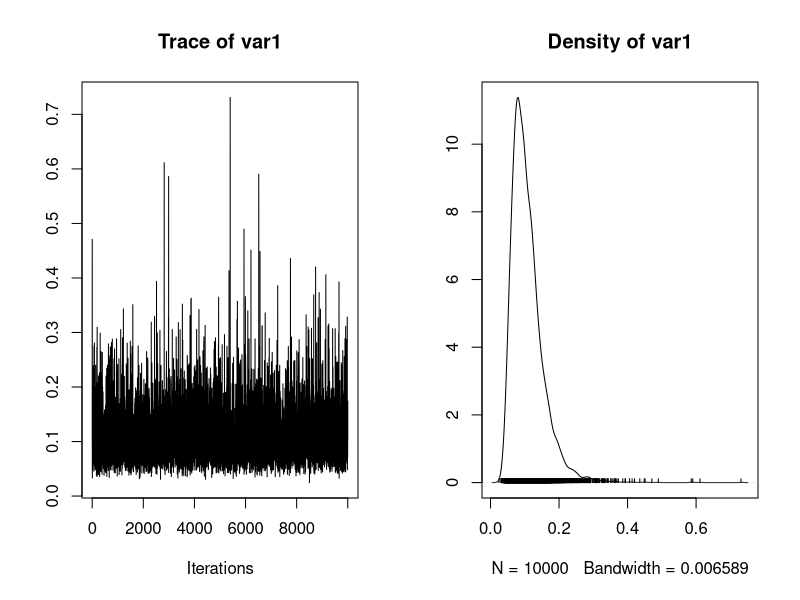

Here is the R script that generated this plot:
## ---- chunk 1
"N" <- 21
"r" <- c(10, 23, 23, 26, 17, 5, 53, 55, 32, 46, 10, 8, 10, 8, 23, 0, 3, 22, 15, 32, 3)
"n" <- c(39, 62, 81, 51, 39, 6, 74, 72, 51, 79, 13, 16, 30, 28, 45,  4, 12, 41, 30, 51, 7)
"x1" <- c(0, 0, 0, 0, 0, 0, 0, 0, 0, 0, 0, 1, 1, 1, 1, 1, 1, 1, 1, 1, 1)
"x2" <- c(0, 0, 0, 0, 0, 1, 1, 1, 1, 1, 1, 0, 0, 0, 0, 0, 1, 1, 1, 1, 1)
## ---- chunk 2
init_alpha0 <- 0
init_alpha1 <- 0
init_alpha2 <- 0
init_alpha12 <- 0
init_sigma <- 1/10
init_b <- c(0, 0, 0, 0, 0, 0, 0, 0, 0, 0, 0, 0, 0, 0, 0, 0, 0, 0, 0, 0, 0)
## ---- chunk 3
library(boot)
library(coda)
## ---- chunk 4
seeds <- function(nchain, init_alpha0, init_alpha1, init_alpha2, init_alpha12, init_sigma, init_b, prop_sd, x1, x2, N)
{
  
  alpha0 <- init_alpha0
  alpha1 <- init_alpha1
  alpha2 <- init_alpha2
  alpha12 <- init_alpha12
  sigma <- init_sigma
  b <- init_b
  
  p <- plogis(alpha0 + alpha1 * x1 + alpha2 * x2 + alpha12 * x1 * x2 + b)
  
  chain <- matrix(NA, nchain + 1, 5)
  chain_b <- matrix(NA, nchain + 1, N)
  
  chain[1,1] <- init_alpha0
  chain[1,2] <- init_alpha1
  chain[1,3] <- init_alpha2
  chain[1,4] <- init_alpha12
  chain[1,5] <- init_sigma
  chain_b[1,] <- init_b
  
  for (i in 1:nchain)
  {
    # Mise à jour de alpha0
    prop <- rnorm(1, alpha0, prop_sd[1])
    prop_p <- plogis(prop + alpha1 * x1 + alpha2 * x2 + alpha12 * x1 * x2 + b)
    
    top <- - ((prop^2) / (2 * 1e6)) + sum(r * log(prop_p)) + sum((n-r) * log(1 - prop_p))
    bottom <- - ((alpha0^2) / (2 * 1e6)) + sum(r * log(p)) + sum((n-r) * log(1 - p))
    
    acc_prob <- exp(top - bottom)
    
    if (runif(1) < acc_prob){
      alpha0 <- prop
      p <- prop_p
    }
    
    # Mise à jour de alpha1
    prop <- rnorm(1, alpha1, prop_sd[2])
    prop_p <- plogis(alpha0 + prop * x1 + alpha2 * x2 + alpha12 * x1 * x2 + b)
    
    top <- - ((prop^2) / (2 * 1e6)) + sum(r * log(prop_p)) + sum((n-r) * log(1 - prop_p))
    bottom <- - ((alpha1^2) / (2 * 1e6)) + sum(r * log(p)) + sum((n-r) * log(1 - p))
    
    acc_prob <- exp(top - bottom)
    
    if (runif(1) < acc_prob){
      alpha1 <- prop
      p <- prop_p
    }
    
    # Mise à jour de alpha2
    prop <- rnorm(1, alpha2, prop_sd[3])
    prop_p <- plogis(alpha0 + alpha1 * x1 + prop * x2 + alpha12 * x1 * x2 + b)
    
    top <- - ((prop^2) / (2 * 1e6)) + sum(r * log(prop_p)) + sum((n-r) * log(1 - prop_p))
    bottom <- - ((alpha2^2) / (2 * 1e6)) + sum(r * log(p)) + sum((n-r) * log(1 - p))
    
    acc_prob <- exp(top - bottom)
    
    if (runif(1) < acc_prob){
      alpha2 <- prop
      p <- prop_p
    }
    
    # Mise à jour de alpha12
    prop <- rnorm(1, alpha12, prop_sd[4])
    prop_p <- plogis(alpha0 + alpha1 * x1 + alpha2 * x2 + prop * x1 * x2 + b)
    
    top <- - ((prop^2) / (2 * 1e6)) + sum(r * log(prop_p)) + sum((n-r) * log(1 - prop_p))
    bottom <- - ((alpha12^2) / (2 * 1e6)) + sum(r * log(p)) + sum((n-r) * log(1 - p))
    
    acc_prob <- exp(top - bottom)

    if (runif(1) < acc_prob){
      alpha12 <- prop
      p <- prop_p
    }
    
    # Mise à jour de sigma
    sigma <- 1 / rgamma(1, shape = 10^(-3) + N / 2, scale = 10^(-3) + 0.5 * sum(b^2)) #change parameters
    
    # Mise à jour de b
    for (j in 1:N)
    {
      prop <- rnorm(1, b[j], prop_sd[5])
      prop_p_j <- plogis(alpha0 + alpha1 * x1[j] + alpha2 * x2[j] + alpha12 * x1[j] * x2[j] + prop)
      
      top <- - (prop^2 / (2 * sigma)) + r[j] * log(prop_p_j) + (n[j] - r[j]) * log(1 - prop_p_j)
      bottom <- - (b[j]^2 / (2 * sigma)) + r[j] * log(p[j]) + (n[j] - r[j]) * log(1 - p[j])
      
      acc_prob <- exp(top - bottom)
      
      if (runif(1) < acc_prob){
        b[j] <- prop
        p[j] <- prop_p_j
      }
    }
    #Mise à jour de la chaine
    chain[i+1,] <- c(alpha0, alpha1, alpha2, alpha12, sigma)
    chain_b[i+1,] <- b
  }
  my_list <- list("chain" = chain, "b_chain" = chain_b)
  return(my_list)
}
## ---- chunk 5
l <- seeds(1e4, init_alpha0, init_alpha1, init_alpha2, init_alpha12, init_sigma, init_b, prop_sd = rep(0.2,5), x1, x2, N)
## ---- chunk 6
l[1]
## ---- chunk 7
plot(mcmc(l$chain[,5][-2]))
